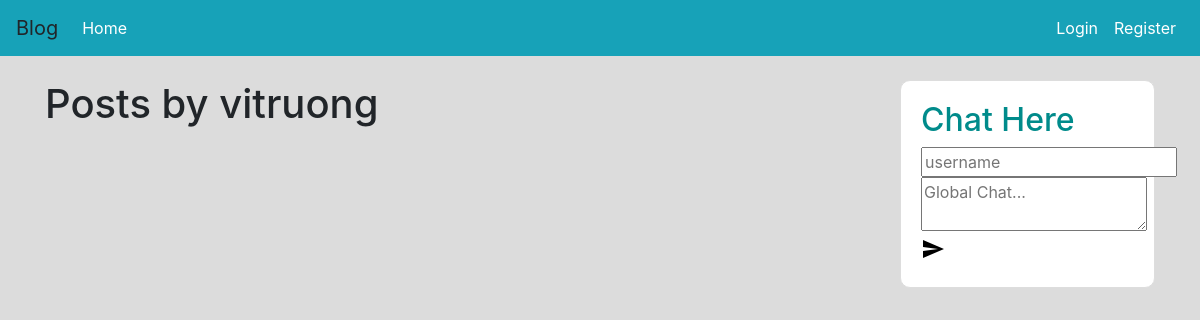
The app's page /user/vitruong, older data.
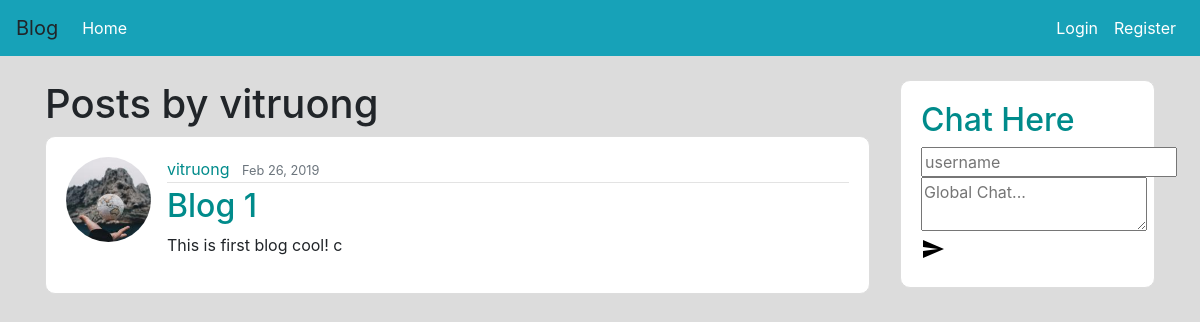
The same page, newer data.
### flaskblog/model.py (models this page shows, shortened)
class Post(db.Model):
    id = db.Column(db.Integer, autoincrement=True, primary_key=True)
    title = db.Column(db.String(150), nullable=False)
    content = db.Column(db.Text, nullable=False)
    date_posted = db.Column(db.DateTime, nullable=False, default=datetime.utcnow)
    user_id = db.Column(db.Integer, db.ForeignKey('user.id'), nullable=False)

class User(db.Model, UserMixin):
    id = db.Column(db.Integer, autoincrement=True, primary_key=True)
    username = db.Column(db.String(20), unique=True, nullable=False)
    email = db.Column(db.String(120), unique=True, nullable=False)
    image_file = db.Column(db.String(20), nullable=False, default='default.jpg')
    password = db.Column(db.String(60), nullable=False)
    posts = db.relationship('Post', backref='author', lazy=True)

### flaskblog/routes.py (the view)
@app.route('/user/<username>')
def user_posts(username):
    user = User.query.filter_by(username=username).first_or_404()
    posts = Post.query.filter_by(author=user).order_by(Post.date_posted.desc())
    return render_template("user_post.html", posts=posts, user=user)

### flaskblog/templates/user_post.html (shortened to what this page needs)
{% extends 'base.html' %}
{% block body %}
  <h1 class="mb=3">Posts by {{ user.username }}</h1>
    {% for post in posts %}
        <article class="media content-section">
          <img class="rounded-circle article-img" src="{{ url_for('static', filename='profile_pics/' + post.author.image_file) }}">
          <div class="media-body">
            <div class="article-metadata">
              <a class="mr-2" href="{{ url_for('user_posts', username=post.author.username) }}">{{ post.author.username }}</a>
              <small class="text-muted">{{ post.date_posted.strftime('%b %d, %Y') }}</small>
            </div>
            <h2><a class="article-title" href="{{ url_for('post', post_id=post.id) }}">{{ post.title }}</a></h2>
            <p class="article-content">{{ post.content }}</p>
          </div>
        </article>
    {% endfor %}
{% endblock %}

Row changes from the older to the newer data that the page shows:
added Post: image_file (picture), author.username "vitruong", date_posted "Feb 26, 2019", title "Blog 1", content "This is first blog cool! c"
